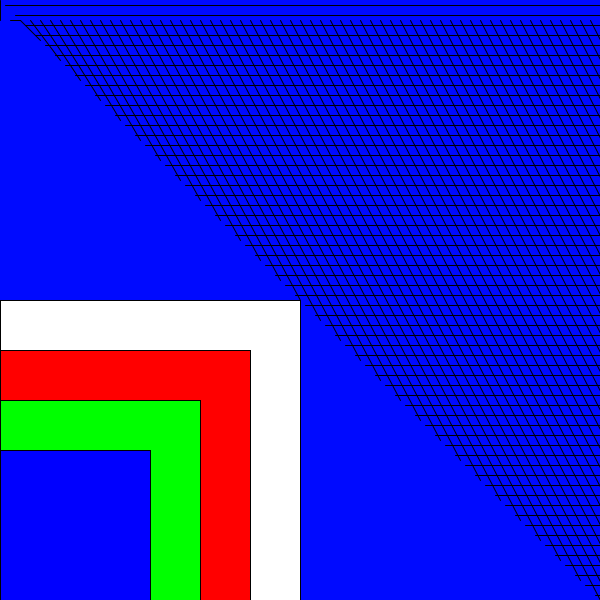
Frame 1 (no input)
Frame 60 (the mouse pressed at the canvas centre just before this capture): identical to frame 1, image omitted
Frame 120 (the mouse held since frame 60 and released just before this capture): identical to frame 1, image omitted

The Processing sketch that drew this single still picture (run headless with seeded random() and noise(); from frame 60 on, the mouse is pressed at the canvas centre):

// Processing sketch: processing_129398
// ── processing_129398.pde

 int x = 0;
 int y = 5;

void setup(){
  size(600,600);
  background(0,10,255);
}

void draw(){
  fill(#ffffff);
  

  
  while (x<600){
    line(x,20,x*2,x*2);
    x= x + 10;
  }

while(y<height){
 line (y,y, width, y);
  y = y+10;
}
rect(0,300, 300,300);
fill(255,0,0);
rect(0,350, 250, 250);
fill(0, 255, 0);
rect(0, 400, 200, 200);
fill(0, 0, 255);
rect(0, 450, 150, 150);
}
